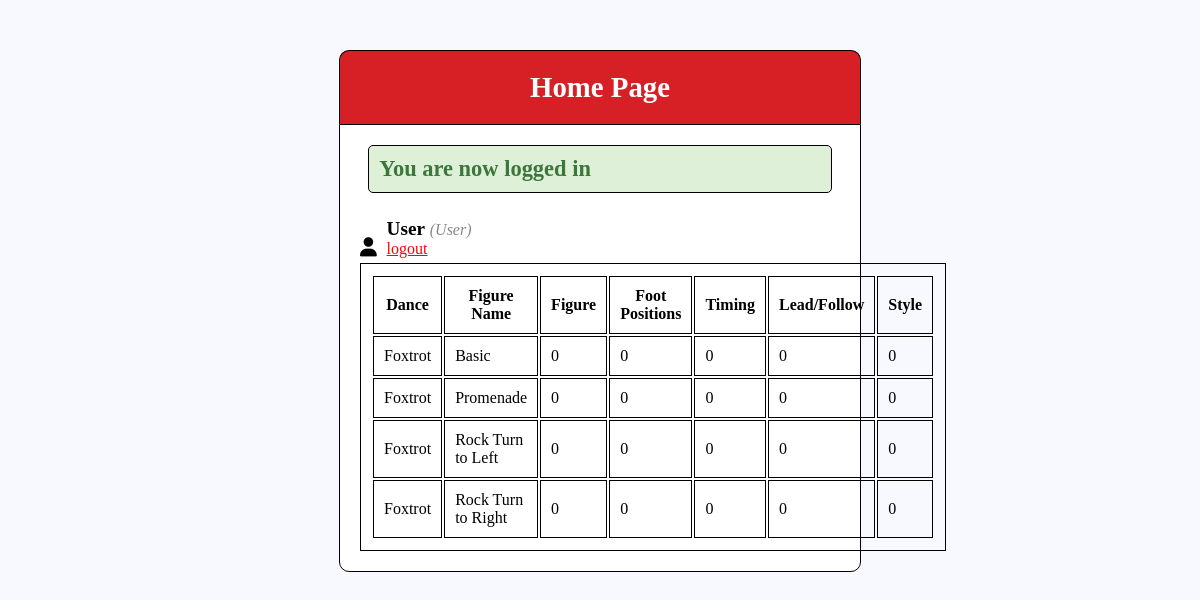
Screenshot of /index.php (signed in) with the database file from the repository.
### tables this page shows
CREATE TABLE `dance` (
  `id` int(11) NOT NULL,
  `UserIdFK` int(11) NOT NULL,
  `Dance` varchar(20) NOT NULL,
  `FigureName` varchar(50) NOT NULL,
  `Fig` int(11) NOT NULL,
  `FP` int(11) NOT NULL,
  `T` int(11) NOT NULL,
  `LF` int(11) NOT NULL,
  `S` int(11) NOT NULL
);

### index.php (called while the page is built, shortened)
<?php include('model/functions.php'); ?>
<?php include('dance.php'); ?>

### model/functions.php (called while the page is built, shortened)
<?php
$db = mysqli_connect('localhost', 'root', '', 'capstone_siedhoff');
$dances = mysqli_query($db, "SELECT * FROM dance");

### dance.php (the view, shortened to what this page needs)
<?php include('view/header.php');?>
<body>
	<div class="header">
		<h2>Home Page</h2>
	</div>
	<div class="content">
		<?php if (isset($_SESSION['success'])) : ?>
			<div class="error success" >
				<h3>
					<?php
						echo $_SESSION['success'];
					?>
				</h3>
			</div>
		<?php endif ?>
		<div class="profile_info">
                        <i class="fas fa-user"></i>
			<div>
				<?php  if (isset($_SESSION['user'])) : ?>
					<strong><?php echo $_SESSION['user']['username']; ?></strong>
					<small>
						<i  style="color: #888;">(<?php echo ucfirst($_SESSION['user']['user_type']); ?>)</i>
						<br>
						<a href="index.php?logout='1'" style="color: red;">logout</a>
					</small>
				<?php endif ?>
			</div>
		</div>
                <div>
                <table class="danceTable">
                    <tr>
                        <th>Dance</th>
                        <th>Figure Name</th>
                        <th>Figure</th>
                        <th>Foot Positions</th>
                        <th>Timing</th>
                        <th>Lead/Follow</th>
                        <th>Style</th>
                    </tr>
                       <?php foreach ($dances as $dance) : ?>
                    <tr>
                        <td><?php echo htmlspecialchars($dance['Dance']); ?></td>
                        <td><?php echo htmlspecialchars($dance['FigureName']); ?></td>
                        <td><?php echo htmlspecialchars($dance['Fig']); ?></td>
                        <td><?php echo htmlspecialchars($dance['FP']); ?></td>
                        <td><?php echo htmlspecialchars($dance['T']); ?></td>
                        <td><?php echo htmlspecialchars($dance['LF']); ?></td>
                        <td><?php echo htmlspecialchars($dance['S']); ?></td>
                    </tr>
                    <?php endforeach; ?>
                </table>
        	</div>
        </div>
<?php include('view/footer.php');?>

### style.css (style rules this page uses)
* { margin: 0px; padding: 0px; }
body { font-size: 120%; background: #F8F8FF; }
.header { width: 40%; margin: 50px auto 0px; color: white; background: #d71f26; text-align: center; border: 1px solid #000000; border-bottom: none; border-radius: 10px 10px 0px 0px; padding: 20px; }
form, .content { width: 40%; margin: 0px auto; padding: 20px; border: 1px solid #000000; background: white; border-radius: 0px 0px 10px 10px; }
.error { width: 92%; margin: 0px auto; padding: 10px; border: 1px solid #000000; color: #a94442; background: #f2dede; border-radius: 5px; text-align: left; }
.success { color: #3c763d; background: #dff0d8; border: 1px solid #000000; margin-bottom: 20px; }
.profile_info div { display: inline-block; margin: 5px; }
.profile_info:after { content: ""; display: block; clear: both; }
.danceTable, .danceTable th, .danceTable td { border: 1px solid black; padding: 10px; }

### rows the page displays
dance: Dance "Foxtrot", FigureName "Basic", Fig "0", FP "0", T "0", LF "0", S "0"
dance: Dance "Foxtrot", FigureName "Promenade", Fig "0", FP "0", T "0", LF "0", S "0"
dance: Dance "Foxtrot", FigureName "Rock Turn to Left", Fig "0", FP "0", T "0", LF "0", S "0"
dance: Dance "Foxtrot", FigureName "Rock Turn to Right", Fig "0", FP "0", T "0", LF "0", S "0"

### other values shown
$_SESSION['success'] "You are now logged in"
$_SESSION['user']['username'] "User"
$_SESSION['user']['user_type'] "User"
